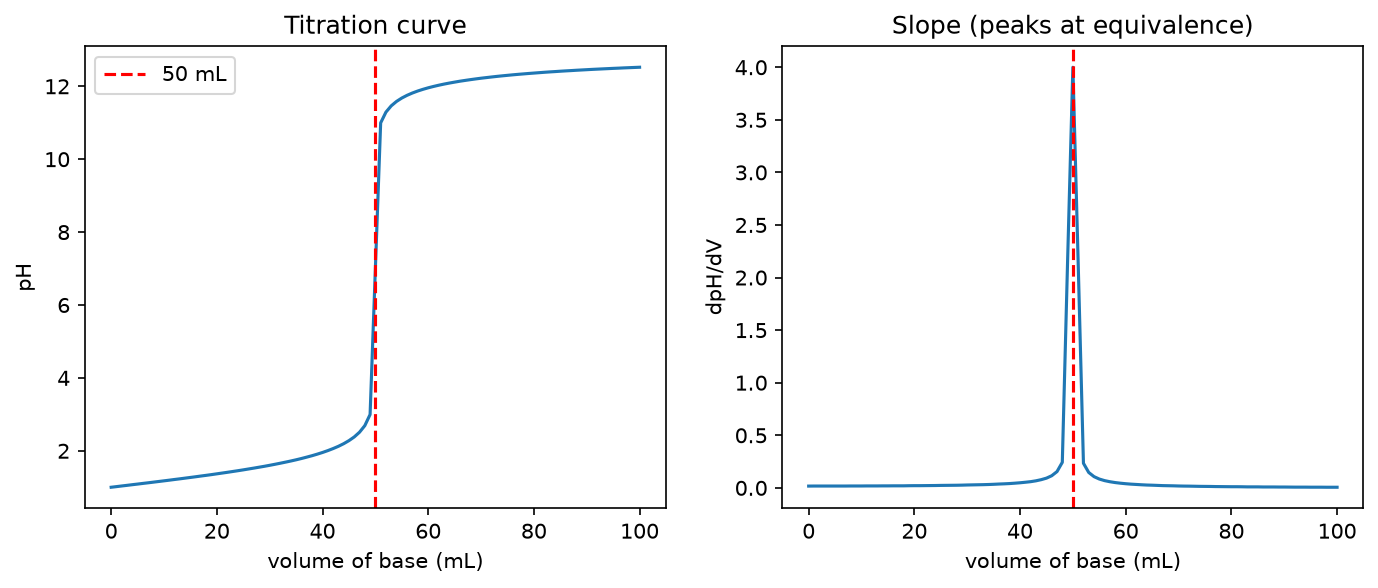

Here is the Python script that generated this plot:
import numpy as np
import matplotlib.pyplot as plt

data = np.loadtxt("titration.csv", delimiter=",", skiprows=1)
V, pH = data[:, 0], data[:, 1]

slope = np.gradient(pH, V)
i = np.argmax(slope)
V_eq = V[i]
print(f"Equivalence point: {V_eq:.1f} mL (max slope = {slope[i]:.2f} pH/mL)")

fig, (ax1, ax2) = plt.subplots(1, 2, figsize=(11, 4))
ax1.plot(V, pH)
ax1.axvline(V_eq, color="r", ls="--", label=f"{V_eq:.0f} mL")
ax1.set_xlabel("volume of base (mL)")
ax1.set_ylabel("pH")
ax1.legend()
ax1.set_title("Titration curve")
ax2.plot(V, slope)
ax2.axvline(V_eq, color="r", ls="--")
ax2.set_xlabel("volume of base (mL)")
ax2.set_ylabel("dpH/dV")
ax2.set_title("Slope (peaks at equivalence)")
fig.savefig("titration.png", dpi=150, bbox_inches="tight")
